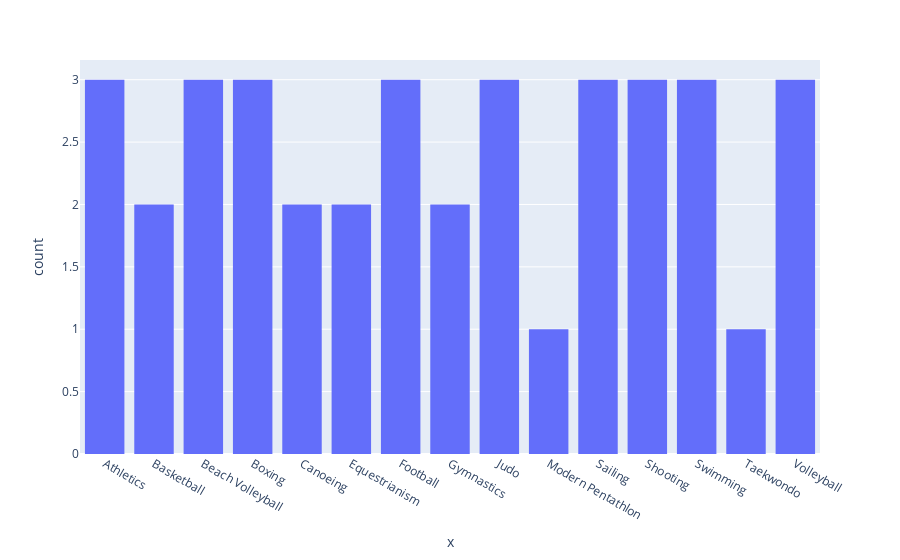

The notebook cell saved with this chart:
### Markdown cell above
Utilize um gráfico de distribuição (como um histograma, por exemplo) ilustrando a quantidade total de medalhas do Brasil por esporte.

### Code cell
fig4 = px.histogram(x = df_atletas_brasil_medalhas_evento_esporte['Sport']);
fig4.show()

### Figure 1 — Plotly figure (JSON) as saved in the notebook; plotly's stock layout.template omitted (floating-point values rounded to 4 significant figures)
{"data": [{"alignmentgroup": "True", "bingroup": "x", "hovertemplate": "x=%{x}<br>count=%{y}<extra></extra>", "legendgroup": "", "marker": {"color": "#636efa", "pattern": {"shape": ""}}, "name": "", "offsetgroup": "", "orientation": "v", "showlegend": false, "type": "histogram", "x": ["Athletics", "Athletics", "Athletics", "Basketball", "Basketball", "Beach Volleyball", "Beach Volleyball", "Beach Volleyball", "Boxing", "Boxing", "Boxing", "Canoeing", "Canoeing", "Equestrianism", "Equestrianism", "Football", "Football", "Football", "Gymnastics", "Gymnastics", "Judo", "Judo", "Judo", "Modern Pentathlon", "Sailing", "Sailing", "Sailing", "Shooting", "Shooting", "Shooting", "Swimming", "Swimming", "Swimming", "Taekwondo", "Volleyball", "Volleyball", "Volleyball"], "xaxis": "x", "yaxis": "y"}], "layout": {"barmode": "relative", "legend": {"tracegroupgap": 0}, "margin": {"t": 60}, "xaxis": {"anchor": "y", "domain": [0, 1], "title": {"text": "x"}}, "yaxis": {"anchor": "x", "domain": [0, 1], "title": {"text": "count"}}}}
